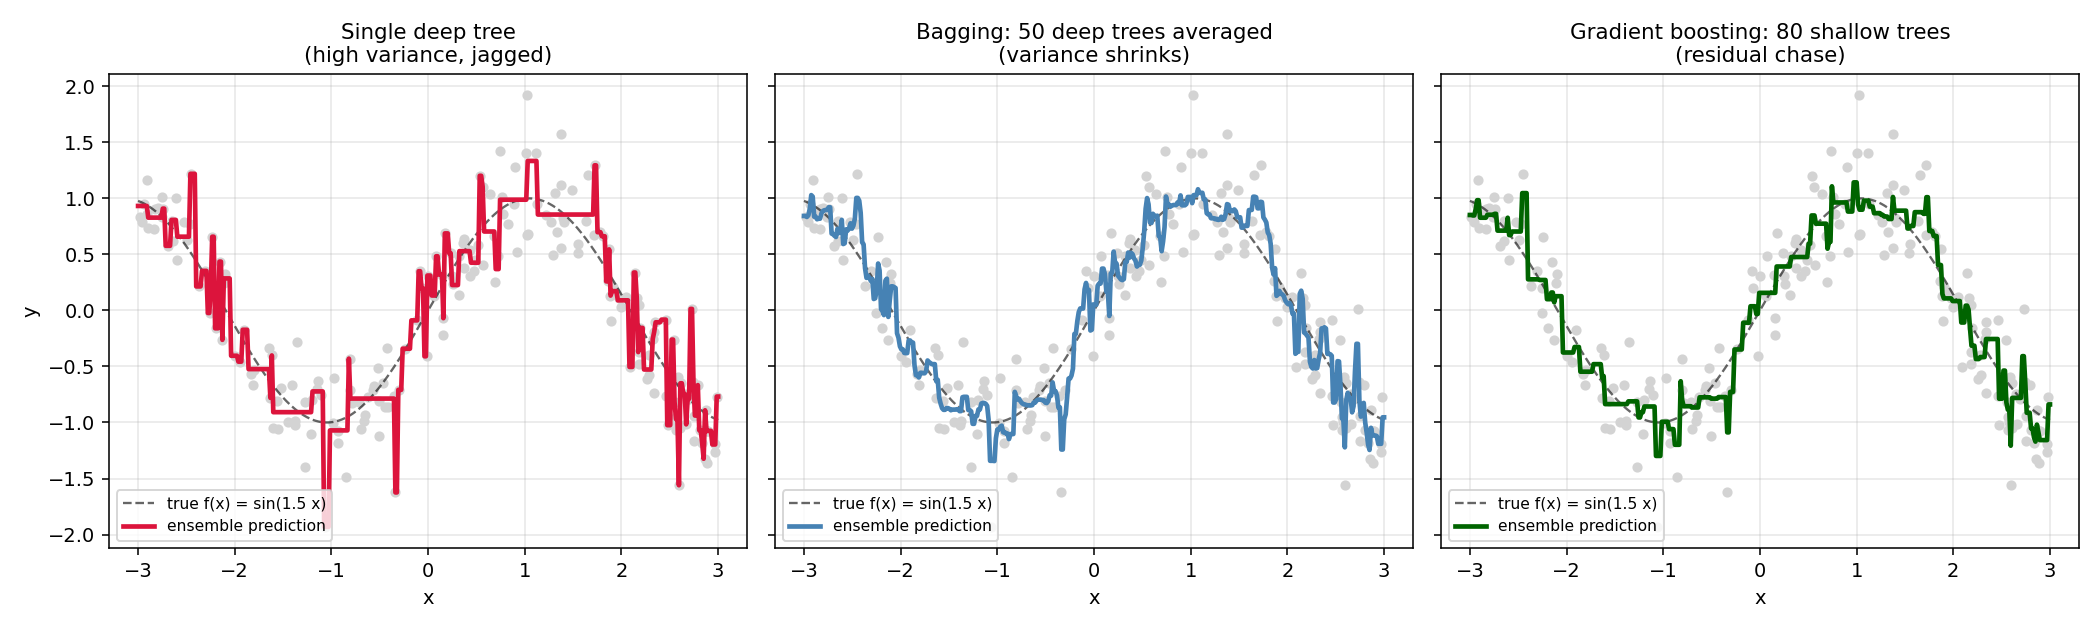

Generate this figure with Python:
"""Three side-by-side fits on the same noisy sin:
  - single deep regression tree (jagged, overfits)
  - bagged ensemble of deep trees (smooth, variance averaged out)
  - gradient boosting (gradual fit driven by residuals)

Output: diagram_bagging_vs_boosting.png
"""

import numpy as np
import matplotlib.pyplot as plt

from from_scratch import _RegressionTree, GradientBoostingRegressor, make_sin


def bagged_predict(X_train, y_train, X_test, n_trees=50, depth=8, seed=0):
    rng = np.random.default_rng(seed)
    n = X_train.shape[0]
    preds = np.zeros((n_trees, X_test.shape[0]))
    for t in range(n_trees):
        idx = rng.integers(0, n, n)
        tree = _RegressionTree(max_depth=depth).fit(X_train[idx], y_train[idx])
        preds[t] = tree.predict(X_test)
    return preds.mean(axis=0)


def main():
    X, y = make_sin(n=200, noise=0.3, seed=0)
    Xg = np.linspace(-3, 3, 400).reshape(-1, 1)
    true_y = np.sin(Xg.ravel() * 1.5)

    # 1. single deep tree
    single = _RegressionTree(max_depth=8).fit(X, y)
    single_pred = single.predict(Xg)

    # 2. bagged ensemble
    bag_pred = bagged_predict(X, y, Xg, n_trees=50, depth=8)

    # 3. gradient boosting
    gbm = GradientBoostingRegressor(n_estimators=80, learning_rate=0.1, max_depth=3).fit(X, y)
    gbm_pred = gbm.predict(Xg)

    fig, axes = plt.subplots(1, 3, figsize=(15, 4.5), sharey=True)
    for ax, pred, title, color in [
        (axes[0], single_pred, "Single deep tree\n(high variance, jagged)", "crimson"),
        (axes[1], bag_pred, "Bagging: 50 deep trees averaged\n(variance shrinks)", "steelblue"),
        (axes[2], gbm_pred, "Gradient boosting: 80 shallow trees\n(residual chase)", "darkgreen"),
    ]:
        ax.scatter(X.ravel(), y, color="lightgray", s=18, zorder=2)
        ax.plot(Xg.ravel(), true_y, "k--", lw=1.2, label="true f(x) = sin(1.5 x)", alpha=0.6)
        ax.plot(Xg.ravel(), pred, color=color, lw=2.4, label="ensemble prediction")
        ax.set_title(title, fontsize=11)
        ax.set_xlabel("x")
        ax.legend(loc="lower left", fontsize=8)
        ax.grid(alpha=0.3)

    axes[0].set_ylabel("y")
    fig.tight_layout()
    fig.savefig("diagram_bagging_vs_boosting.png", dpi=140)
    print("wrote diagram_bagging_vs_boosting.png")


if __name__ == "__main__":
    main()
